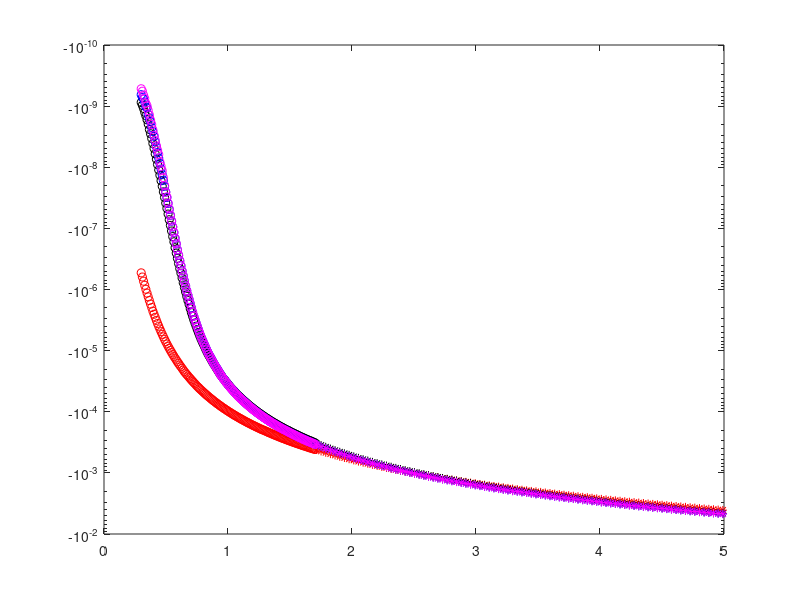

Recreate this plot in MATLAB.
%% Experiment 1

load exp1nMOSQ1I.csv
load exp1nMOSQ1Vg.csv
load exp1nMOSQ2I.csv
load exp1nMOSQ2Vg.csv
load exp1nMOSQ3I.csv
load exp1nMOSQ3Vg.csv
load exp1nMOSQ4I.csv
load exp1nMOSQ4Vg.csv

Q1Iweak = exp1nMOSQ1I(1:150);
Q1Vgweak = exp1nMOSQ1Vg(1:150);
Q1Istrong = exp1nMOSQ1I(151:4:500);
Q1Vgstrong = exp1nMOSQ1Vg(151:4:500);
Q2Iweak = exp1nMOSQ2I(1:150);
Q2Vgweak = exp1nMOSQ2Vg(1:150);
Q2Istrong = exp1nMOSQ2I(151:4:500);
Q2Vgstrong = exp1nMOSQ2Vg(151:4:500);
Q3Iweak = exp1nMOSQ3I(1:150);
Q3Vgweak = exp1nMOSQ3Vg(1:150);
Q3Istrong = exp1nMOSQ3I(151:4:500);
Q3Vgstrong = exp1nMOSQ3Vg(151:4:500);
Q4Iweak = exp1nMOSQ4I(1:150);
Q4Vgweak = exp1nMOSQ4Vg(1:150);
Q4Istrong = exp1nMOSQ4I(151:4:500);
Q4Vgstrong = exp1nMOSQ4Vg(151:4:500);

Q1I = [Q1Iweak, Q1Istrong];
Q1Vg = [Q1Vgweak, Q1Vgstrong];
Q2I = [Q2Iweak, Q2Istrong];
Q2Vg = [Q2Vgweak, Q2Vgstrong];
Q3I = [Q3Iweak, Q3Istrong];
Q3Vg = [Q3Vgweak, Q3Vgstrong];
Q4I = [Q4Iweak, Q4Istrong];
Q4Vg = [Q4Vgweak, Q4Vgstrong];

semilogy(Q1Vgweak, Q1Iweak, 'ro')
hold on
semilogy(Q1Vgstrong, Q1Istrong, 'r*')
hold on
semilogy(Q2Vgweak, Q2Iweak, 'ko')
hold on
semilogy(Q2Vgstrong, Q2Istrong, 'k*')
hold on
semilogy(Q3Vgweak, Q3Iweak, 'bo')
hold on
semilogy(Q3Vgstrong, Q3Istrong, 'b*')
hold on
semilogy(Q4Vgweak, Q4Iweak, 'mo')
hold on
semilogy(Q4Vgstrong, Q4Istrong, 'm*')